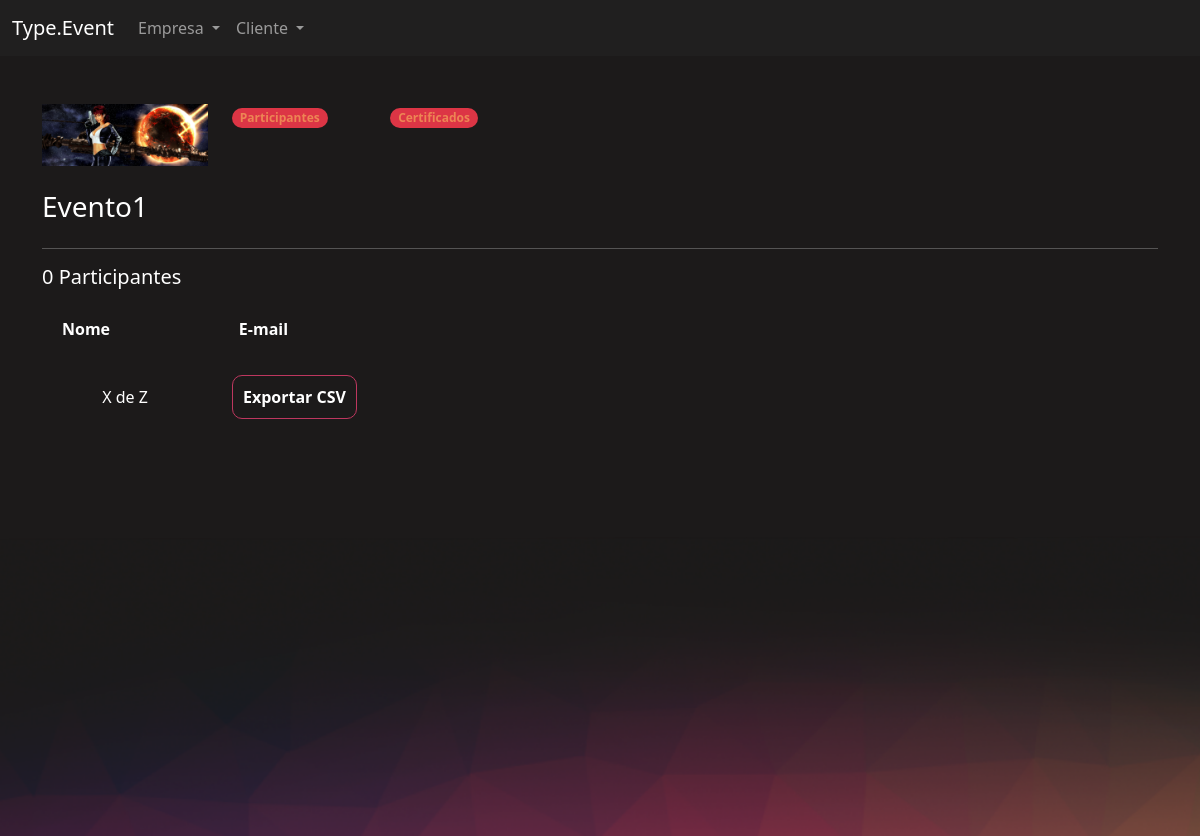
/eventos/participantes_evento/7/ (signed in), run on the app's committed database.
### eventos/models.py (models this page shows, shortened)
class Evento(models.Model):
    criador = models.ForeignKey(User, on_delete=models.DO_NOTHING, null  =True, blank=True)
    nome = models.CharField(max_length=200)
    descricao = models.TextField()
    data_inicio = models.DateField()
    data_termino = models.DateField()
    carga_horaria = models.IntegerField()
    logo = models.ImageField(upload_to="logos")
    participantes = models.ManyToManyField(User, related_name="evento_participantes", blank=True, null=True)
    cor_principal = models.CharField(max_length=7)
    cor_secundaria = models.CharField(max_length=7)
    cor_fundo = models.CharField(max_length=7)

### eventos/views.py (the view)
# urls.py: path('participantes_evento/<int:id>/', views.participantes_evento, name="participantes_evento"),
def participantes_evento(request, id):
    evento = get_object_or_404(Evento, id=id)
    if not evento.criador == request.user:
        raise Http404('Esse evento não é seu')
    if request.method == "GET":
        participantes = evento.participantes.all()[::3] # '[::3]' utiizado para apresentar do id descrito em diante
        return render(request, 'participantes_evento.html', {'evento': evento, 'participantes': participantes})

### eventos/templates/participantes_evento.html (shortened to what this page needs)
{% extends "bases/base_evento.html" %}
{% load static %}
{% block 'importacoes' %}
    <link href="{% static 'evento/css/gerenciar_evento.css' %}" rel="stylesheet">
{% endblock %}
{% block 'conteudo' %}
    <div class="container">
        <br>
        <br>
        <div class="row">
            <div class="col-md-2">
                <img width="100%" src="/media/{{evento.logo}}">
                <br>
                <br>
                <h3>{{evento.nome}}</h3>
            </div>
            <div class="col-md">
                <div class="row">
                    <div class="col-md-2">
                        <span class="badge rounded-pill text-bg-danger"><a class="link" href="{% url 'participantes_evento' evento.id %}">Participantes</a></span>
                    </div>
                    <div class="col-md-2">
                        <span class="badge rounded-pill text-bg-danger"><a class="link" href="{% url 'certificados_evento' evento.id %}">Certificados</a></span>
                    </div>
                </div>
            </div>
        </div>
        <hr>
        <div class="row">
            <h5>{{evento.participantes.all.count}} Participantes</h5>
            <div class="col-md-4">
                <table>
                    <tr>
                        <th>Nome</th>
                        <th>E-mail</th>
                    </tr>
                </table>
                <br>
                <div class="row">
                    <div class="col-md text-center">
                        <p>X de Z</p>
                    </div>
                    <div class="col-md ">
                        <a href="{% url 'gerar_csv' evento.id %}" class="btn-principal" style="text-decoration: none;">Exportar CSV</a>
                    </div>
                </div>
            </div>
        </div>
    </div>
{% endblock %}

### templates/static/geral/css/base.css (style rules this page uses)
body { color: white !important; }
:root { --main-color: #201F1F; --dark-color: #1C1A1A; --contrast-color: #BE375F; --differential-color: #ED8554; }

### templates/static/evento/css/gerenciar_evento.css (style rules this page uses)
table { width: 100%; padding: 20px; }
td, th { padding: 20px; }

### templates/static/evento/css/evento.css (style rules this page uses)
body { background-color: #1C1A1A; }

### templates/static/usuarios/css/usuarios.css (style rules this page uses)
.link { color: var(--differential-color); text-decoration: none; }
.btn-principal { background-color: transparent; border: 1px solid var(--contrast-color); color: white; padding: 10px; border-radius: 10px; font-weight: bold; }

### data on the page
Evento: logo (picture), nome "Evento1", participantes.all.count "0"
